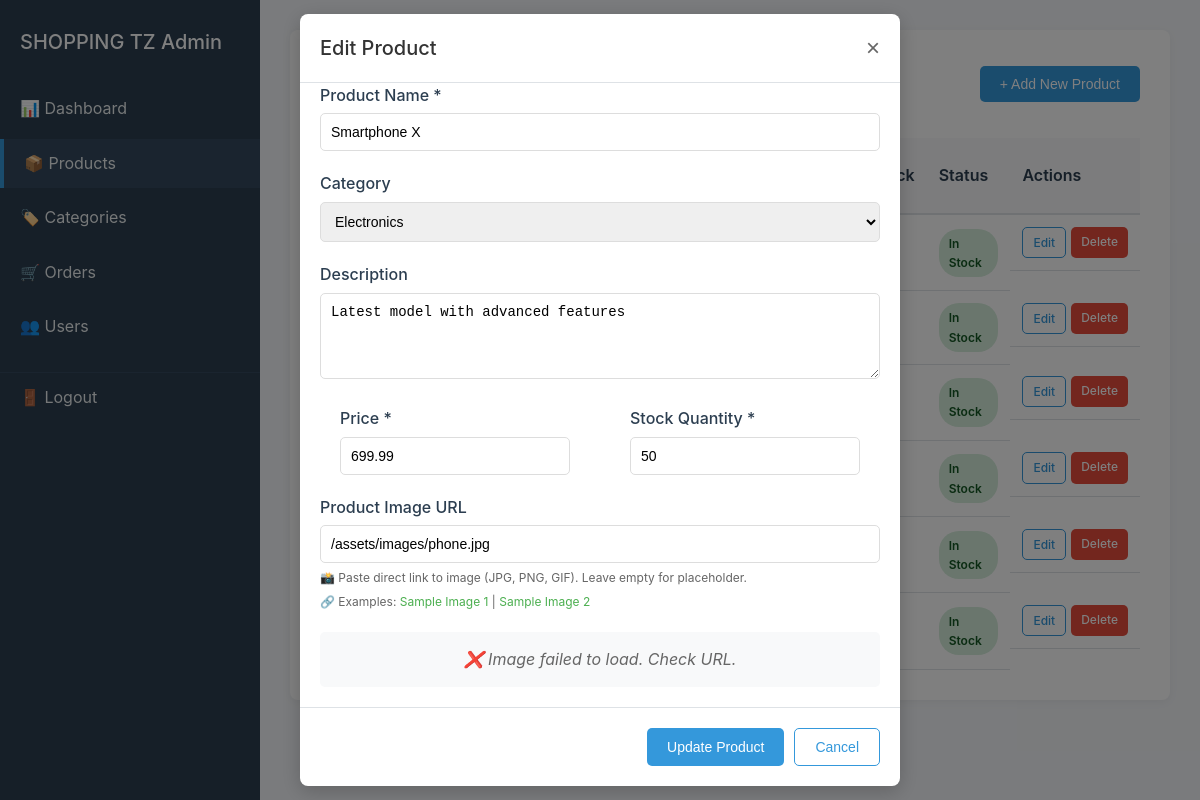
/admin/products.php?edit=1 (signed in), run on the app's committed database.
### tables this page shows
CREATE TABLE products (
    product_id INT PRIMARY KEY AUTO_INCREMENT,
    category_id INT,
    product_name VARCHAR(200) NOT NULL,
    description TEXT,
    price DECIMAL(10,2) NOT NULL,
    stock_quantity INT NOT NULL DEFAULT 0,
    image_url VARCHAR(255),
    created_at TIMESTAMP DEFAULT CURRENT_TIMESTAMP,
    updated_at TIMESTAMP DEFAULT CURRENT_TIMESTAMP ON UPDATE CURRENT_TIMESTAMP,
    FOREIGN KEY (category_id) REFERENCES categories(category_id) ON DELETE SET NULL
);

CREATE TABLE categories (
    category_id INT PRIMARY KEY AUTO_INCREMENT,
    category_name VARCHAR(100) NOT NULL,
    description TEXT,
    created_at TIMESTAMP DEFAULT CURRENT_TIMESTAMP
);

### admin/products.php (the view, shortened to what this page needs)
<?php
$db = Database::getInstance();
$conn = $db->getConnection();
$stmt = $conn->prepare("
    SELECT p.*, c.category_name
    FROM products p
    LEFT JOIN categories c ON p.category_id = c.category_id
    ORDER BY p.created_at DESC
");
$stmt->execute();
$products = $stmt->get_result()->fetch_all(MYSQLI_ASSOC);
$stmt = $conn->prepare("SELECT * FROM categories ORDER BY category_name");
$stmt->execute();
$categories = $stmt->get_result()->fetch_all(MYSQLI_ASSOC);
$edit_product = null;
if (isset($_GET['edit'])) {
    $stmt = $conn->prepare("SELECT * FROM products WHERE product_id = ?");
    $stmt->bind_param("i", $_GET['edit']);
    $stmt->execute();
    $result = $stmt->get_result();
    $edit_product = $result->fetch_assoc();
}
?>
<!DOCTYPE html>
<html lang="en">
<head>
    <link rel="stylesheet" href="<?php echo BASE_URL; ?>assets/css/style.css">
</head>
<body>
    <div class="admin-container">
        <div class="admin-sidebar">
            <h2><?php echo SITE_NAME; ?> Admin</h2>
            <ul>
                <li><a href="index.php">📊 Dashboard</a></li>
                <li><a href="products.php" class="active">📦 Products</a></li>
                <li><a href="categories.php">🏷️ Categories</a></li>
                <li><a href="orders.php">🛒 Orders</a></li>
                <li><a href="users.php">👥 Users</a></li>
                <li><a href="<?php echo BASE_URL; ?>logout.php" style="border-top: 1px solid #34495e; margin-top: 20px;">🚪 Logout</a></li>
            </ul>
        </div>
        <div class="admin-main">
            <div class="admin-content">
                <div class="admin-header">
                    <h1>Manage Products</h1>
                    <button class="btn btn-primary" onclick="openModal()">+ Add New Product</button>
                </div>
                <table>
                    <thead>
                        <tr>
                            <th>ID</th>
                            <th>Image</th>
                            <th>Product Name</th>
                            <th>Category</th>
                            <th>Price</th>
                            <th>Stock</th>
                            <th>Status</th>
                            <th>Actions</th>
                        </tr>
                    </thead>
                    <tbody>
                        <?php if (empty($products)): ?>
                            <tr>
                                <td colspan="8" class="text-center">No products found.</td>
                            </tr>
                        <?php else: ?>
                            <?php foreach ($products as $product): ?>
                                <tr>
                                    <td>#<?php echo $product['product_id']; ?></td>
                                    <td>
                                    </td>
                                    <td><?php echo htmlspecialchars($product['product_name']); ?></td>
                                    <td><?php echo htmlspecialchars($product['category_name'] ?? 'Uncategorized'); ?></td>
                                    <td>$<?php echo number_format($product['price'], 2); ?></td>
                                    <td><?php echo $product['stock_quantity']; ?></td>
                                    <td>
                                        <?php if ($product['stock_quantity'] > 10): ?>
                                            <span class="status-badge status-instock">In Stock</span>
                                        <?php elseif ($product['stock_quantity'] > 0): ?>
                                            <span class="status-badge status-lowstock">Low Stock</span>
                                        <?php else: ?>
                                            <span class="status-badge status-outofstock">Out of Stock</span>
                                        <?php endif; ?>
                                    </td>
                                    <td class="actions">
                                        <a href="?edit=<?php echo $product['product_id']; ?>" class="btn btn-sm btn-outline">Edit</a>
                                        <a href="?delete=<?php echo $product['product_id']; ?>"
                                           class="btn btn-sm btn-danger"
                                           onclick="return confirm('Delete this product?')">Delete</a>
                                    </td>
                                </tr>
                            <?php endforeach; ?>
                        <?php endif; ?>
                    </tbody>
                </table>
            </div>
        </div>
    </div>
    <div id="productModal" class="modal <?php echo $edit_product ? 'show' : ''; ?>">
        <div class="modal-content">
            <div class="modal-header">
                <h2><?php echo $edit_product ? 'Edit Product' : 'Add New Product'; ?></h2>
                <button class="close-btn" onclick="closeModal()">&times;</button>
            </div>
            <form method="POST">
                <div class="form-group">
                    <label for="product_name">Product Name *</label>
                    <input type="text" id="product_name" name="product_name"
                           value="<?php echo $edit_product ? htmlspecialchars($edit_product['product_name']) : ''; ?>" required>
                </div>
                <div class="form-group">
                    <label for="category_id">Category</label>
                    <select id="category_id" name="category_id">
                        <?php foreach ($categories as $category): ?>
                            <option value="<?php echo $category['category_id']; ?>"
                                <?php echo ($edit_product && $edit_product['category_id'] == $category['category_id']) ? 'selected' : ''; ?>>
                                <?php echo htmlspecialchars($category['category_name']); ?>
                            </option>
                        <?php endforeach; ?>
                    </select>
                </div>
                <div class="form-group">
                    <label for="description">Description</label>
                    <textarea id="description" name="description" rows="4"><?php echo $edit_product ? htmlspecialchars($edit_product['description']) : ''; ?></textarea>
                </div>
                <div class="form-row">
                    <div class="form-group">
                        <label for="price">Price *</label>
                        <input type="number" id="price" name="price" step="0.01" min="0"
                               value="<?php echo $edit_product ? $edit_product['price'] : ''; ?>" required>
                    </div>
                    <div class="form-group">
                        <label for="stock_quantity">Stock Quantity *</label>
                        <input type="number" id="stock_quantity" name="stock_quantity" min="0"
                               value="<?php echo $edit_product ? $edit_product['stock_quantity'] : ''; ?>" required>
                    </div>
                </div>
                <div class="form-group">
                    <label for="image_url">Product Image URL</label>
                    <input type="url" id="image_url" name="image_url"
                           value="<?php echo $edit_product ? htmlspecialchars($edit_product['image_url'] ?? '') : ''; ?>"
                           placeholder="https://example.com/images/product.jpg"
                           onchange="previewImage()">
                    <div class="help-text">
                        📸 Paste direct link to image (JPG, PNG, GIF). Leave empty for placeholder.
                    </div>
                    <div class="help-text">
                        🔗 Examples:
                        <a href="#" onclick="document.getElementById('image_url').value='https://images.unsplash.com/photo-1505740420928-5e560c06d30e?w=300'; previewImage(); return false;">Sample Image 1</a> |
                        <a href="#" onclick="document.getElementById('image_url').value='https://images.unsplash.com/photo-1523275335684-37898b6baf30?w=300'; previewImage(); return false;">Sample Image 2</a>
                    </div>
                </div>
                <div class="image-preview" id="imagePreview">
                </div>
                <div class="form-actions">
                    <button type="submit" class="btn btn-primary">
                        <?php echo $edit_product ? 'Update Product' : 'Add Product'; ?>
                    </button>
                    <button type="button" class="btn btn-outline" onclick="closeModal()">Cancel</button>
                </div>
            </form>
        </div>
    </div>
</body>
</html>

### assets/css/style.css (style rules this page uses)
:root { --primary-color: #4CAF50; --secondary-color: #2196F3; --danger-color: #f44336; --warning-color: #ff9800; --dark-color: #333; --light-color: #f4f4f4; --border-color: #ddd; --text-color: #333; --text-light: #666; --white: #fff; --black: #000; --shadow: 0 2px 5px rgba(0,0,0,0.1); --shadow-lg: 0 5px 15px rgba(0,0,0,0.2); }
* { margin: 0; padding: 0; box-sizing: border-box; }
body { font-family: 'Segoe UI', Tahoma, Geneva, Verdana, sans-serif; line-height: 1.6; color: var(--text-color); background-color: var(--light-color); }
h1, h2, h3, h4, h5, h6 { margin-bottom: 1rem; font-weight: 500; line-height: 1.2; }
h1 { font-size: 2.5rem; }
h2 { font-size: 2rem; }
a { color: var(--primary-color); text-decoration: none; transition: color 0.3s ease; }
.btn { display: inline-block; padding: 0.75rem 1.5rem; border: none; border-radius: 4px; font-size: 1rem; font-weight: 500; text-align: center; cursor: pointer; transition: all 0.3s ease; }
.btn-primary { background-color: var(--primary-color); color: var(--white); }
.btn-danger { background-color: var(--danger-color); color: var(--white); }
.btn-outline { background-color: transparent; border: 2px solid var(--primary-color); color: var(--primary-color); }
.form-group { margin-bottom: 1.5rem; }
.form-group label { display: block; margin-bottom: 0.5rem; font-weight: 500; }
.form-group input, .form-group select, .form-group textarea { width: 100%; padding: 0.75rem; border: 1px solid var(--border-color); border-radius: 4px; font-size: 1rem; transition: border-color 0.3s ease; }

### data on the page
products: shows "In Stock", product_name "Smartphone X", category_id "Electronics", description "Latest model with advanced features", price "699.99", stock_quantity "50", image_url "/assets/images/phone.jpg"
products: stock_quantity "In Stock"
products: stock_quantity "In Stock"
products: stock_quantity "In Stock"
products: stock_quantity "In Stock"
products: stock_quantity "In Stock"

### other printed values
SITE_NAME "SHOPPING TZ"
